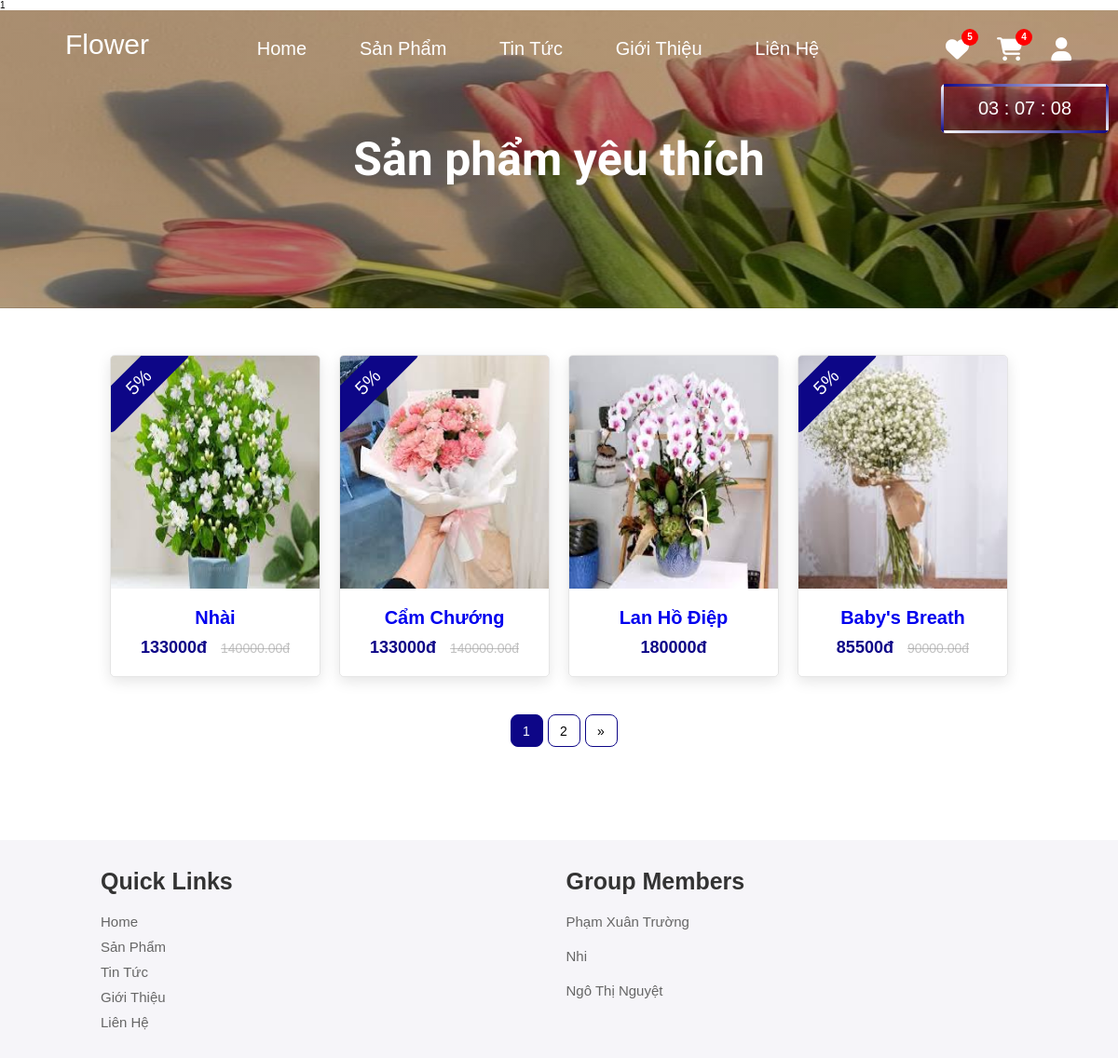
The app's page /src/favourites.php (signed in) with its own data.
### tables this page shows
CREATE TABLE `flowers` (
  `flower_id` int(11) NOT NULL,
  `name` varchar(100) NOT NULL,
  `description` text DEFAULT NULL,
  `price` decimal(10,2) NOT NULL,
  `discount` int(11) NOT NULL,
  `stock` int(11) NOT NULL,
  `image_url` varchar(255) DEFAULT NULL,
  `category_id` int(11) DEFAULT NULL
);

### src/favourites.php (the view, shortened to what this page needs)
<?php
    @include("../DB/connection.php");
    $user_id = $_SESSION['user_id'];
    $limit = 4;
    $page = isset($_GET['page']) ? (int)$_GET['page'] : 1;
    $offset = ($page - 1) * $limit;
    $totalResult = $conn->query("SELECT COUNT(*) as count FROM favourites where user_id = $user_id");
    $totalCount = $totalResult ? $totalResult->fetch_assoc()['count'] : 0;
    $totalPages = ceil($totalCount / $limit);
    $sql = "SELECT p.* FROM flowers p join favourites f on p.flower_id = f.flower_id where f.user_id = $user_id LIMIT $limit OFFSET $offset";
    $result = $conn->query($sql);
    $products1 = [];
    if ($result && $result->num_rows > 0) {
        while($row = $result->fetch_assoc()) {
            $products1[] = $row;
        }
    }
?>
<!DOCTYPE html>
<html lang="en">
<head>
    <link rel="stylesheet" href="https://cdnjs.cloudflare.com/ajax/libs/font-awesome/6.6.0/css/all.min.css">
    <link rel="stylesheet" href="../css/trangchu.css">
    <link rel="stylesheet" href="../css/products.css">
    <link rel="stylesheet" href="../css/favourite.css">
    <link rel="stylesheet" href="https://cdnjs.cloudflare.com/ajax/libs/Swiper/3.4.2/css/swiper.css">
    <link rel="stylesheet" href="https://cdnjs.cloudflare.com/ajax/libs/Swiper/3.4.2/css/swiper.min.css">
</head>
<body>
    <?php @include("header.php");?>
    <section>
        <div class="all-products" id="refresh">
            <div class="row row-cols-4">
            <?php if ($products1): ?>
                <?php foreach($products1 as $product):?>
                    <div class="col-6 col-md-4 col-lg-3 col-fix swiper-slide">
                    <div class="box">
                        <?php if($product['discount'] > 0){
                            echo '<span class="discount">'.$product['discount'].'%</span>';
                        }?>
                        <?php
                        echo '<div class="image">
                            <img src="../images/img_products/'.$product['image_url'].'" alt="">
                            <div class="icons">
                                <a data-id="'.$product['flower_id'].'" href="#" class="fas fa-heart fv-active"></a>
                                <a data-id="'.$product['flower_id'].'" href="#" class="cart-btn">Add to cart</a>
                                <a data-id="'.$product['flower_id'].'" href="#" class="fas fa-search" title="Xem nhanh"></a>
                            </div>
                        </div>';
                        ?>
                        <div class="content">
                            <?php echo '<a href="product-details.php?id='.$product['flower_id'].'">';?>
                                <h3><?php echo $product['name'];?></h3>
                            </a>
                            <div class="price"> <?php echo $product['price'] * (1- $product['discount']/100);?><span>đ</span>
                                                    <?php if($product['discount'] > 0){
                                                        echo '<div class="span"><span>'.$product['price'].'<span>đ</span></span></div>';
                                                    }?>
                            </div>
                        </div>
                    </div>
                </div>
                <?php endforeach;?>
            <?php else: ?>
                <h3>Không có sản phẩm nào.</h3>
            <?php endif; ?>
            </div>
            <div class="pagenav">
                <nav class="collection-paginate clearfix relative nav_pagi w_100">
                    <ul class="pagination clearfix" id="pagination">
                        <?php
                        for ($i = 1; $i <= $totalPages; $i++) {
                            echo '<li><a data-page="'.$i.'" href="#" class="page-item '.($i === $page ? 'page-active' : '') .'">'.$i.'</a></li>';
                        }
                        ?>
                        <?php if($page < $totalPages) echo '<li><a data-page="'.$totalPages.'" href="#" class="page-item">»</a></li>';?>
                    </ul>
                </nav>
            </div>
        </div>
    </section>
    <?php @include("footer.php");?>
</body>
</html>

### css/trangchu.css (style rules this page uses)
:root { --blue:#003366; --blue-color: #0d0687; --start-linear: #0d0687; --end-linear : white; --active-color: #0d0687; }
* { box-sizing: border-box; font-family: 'Quicksand', sans-serif; margin: 0; padding: 0; box-sizing: border-box; outline: none; border: none; text-decoration: none!important; transition: .2s linear; }
h3 { font-family: 'Playball'; font-size: 3rem; }
html { font-size: 62.5%; scroll-behavior: smooth; scroll-padding-top: 6rem; overflow-x: hidden; }
section { padding: 2rem 9%; }
.box { flex: 1 1 30rem; box-shadow: 0 .5rem 1.5rem rgba(0,0,0,0.1); border-radius: .5rem; border: .1rem solid rgba(0,0,0,0.1); position: relative; overflow: hidden; }
.box .discount { position: absolute; top: 1rem; left: -3rem; width: 12rem; padding: .7rem 1rem; font-size: 2rem; color: #fff; background-color: var(--blue-color); z-index: 1; border-radius: .5rem; transform: rotate(-45deg); text-align: center; }
.box .image { position: relative; text-align: center; overflow: hidden; }
.box .image img { height: 25rem; width: 100%; }
.box .content { padding: 2rem; text-align: center; }
.box .content h3 { font-family: 'Quicksand', sans-serif; font-size: 2rem; text-transform: capitalize; }
.box .content .price { display: flex; justify-content: center; align-items: center; font-size: 1.8rem; color: var(--blue-color); font-weight: bolder; padding-top: 1rem; }
.box .content .price .span { padding-left: 1.5rem; font-size: 1.4rem; color: #9999; font-weight: lighter; text-decoration: line-through!important; }

### css/products.css (style rules this page uses)
li { list-style: none; }
.sort-active ,.page-active { background-color: var(--blue-color)!important; color: white!important; }
.page-item { font-weight: 400; float: left; margin: 0 2.5px; width: 35px; background: transparent; border: solid 1px var(--blue-color); text-align: center; height: 35px; font-size: 14px; padding: 0; line-height: 35px; color: #000; text-decoration: none; border-radius: initial; border-radius: 8px; }
.col-lg-3 { flex: 0 0 25%; }
.row { display: flex; flex-wrap: wrap; margin-top: 30px; }
.col-fix { padding-left: 10px; padding-right: 10px; margin-bottom: 20px; }
.pagenav { position: relative; width: 100%; margin-top: 20px; }
.nav_pagi { position: relative; display: inline-block; padding-left: 10px; width: 100%; }
.pagination { position: relative; z-index: 1; padding: 0 0px; margin: 0 0 30px; display: flex; align-items: center; justify-content: center; list-style: none; }

### css/favourite.css (style rules this page uses)
.box { flex: 0 0 25rem; }

### records on screen
flowers: discount "5", image_url (picture), name "Nhài", $product['price'] * (1- $product['discount']/100) "133000", price "140000.00"
flowers: discount "5", image_url (picture), name "Cẩm Chướng", $product['price'] * (1- $product['discount']/100) "133000", price "140000.00"
flowers: image_url (picture), name "Lan Hồ Điệp", $product['price'] * (1- $product['discount']/100) "180000"
flowers: discount "5", image_url (picture), name "Baby's Breath", $product['price'] * (1- $product['discount']/100) "85500", price "90000.00"

### other values on screen
$favourites_length "5"
$carts_length "4"
